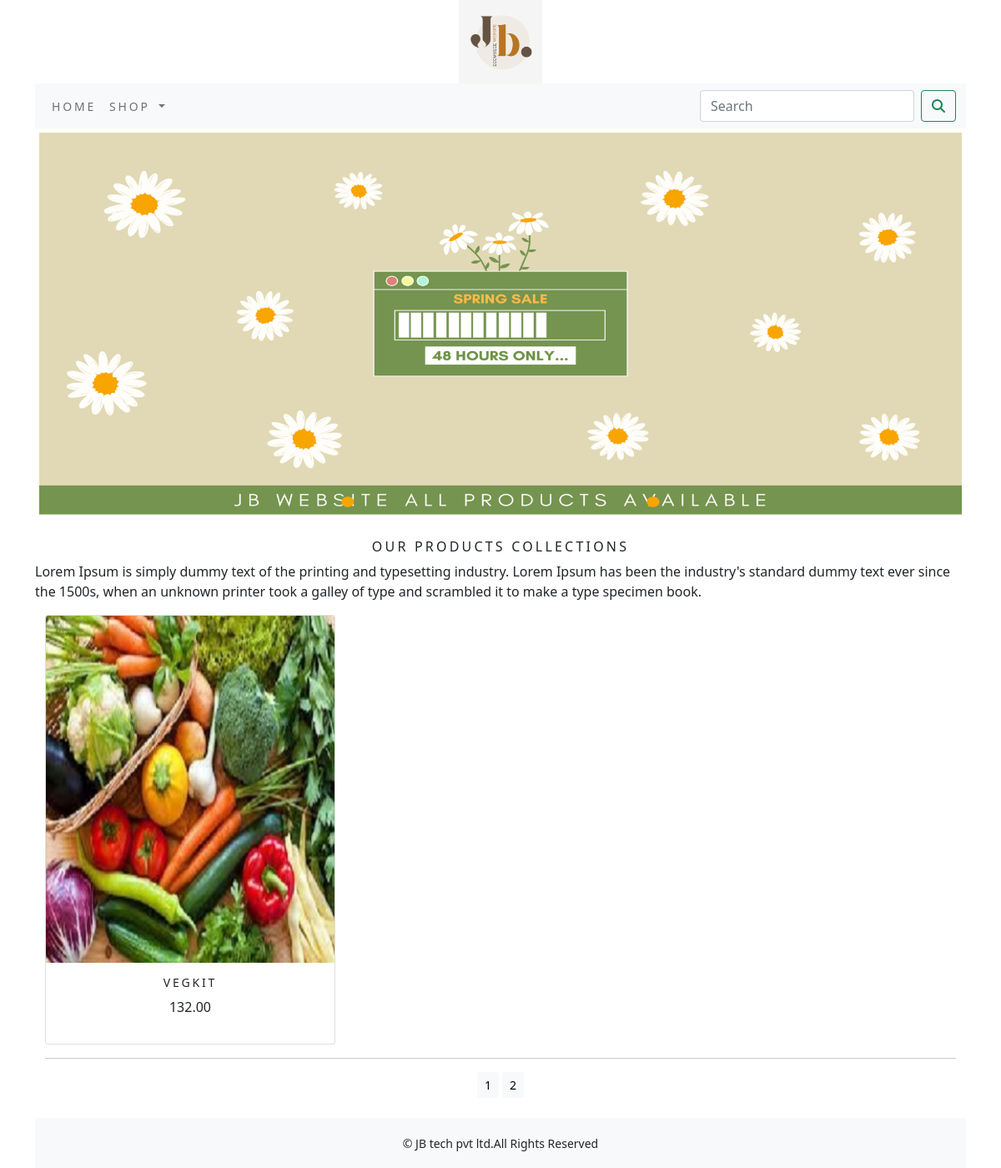
Screenshot of /shop/?page=2 with the database file from the repository.
### shop/models.py (models this page shows, shortened)
class Product(models.Model):
    name = models.CharField(max_length=250, unique=True)
    slug = models.SlugField(max_length=250, unique=True)
    description = models.TextField(blank=True)
    price=models.DecimalField(max_digits=10,decimal_places=2)
    category=models.ForeignKey(Category,on_delete=models.CASCADE)
    image = models.ImageField(upload_to='product', blank=True)
    stock=models.IntegerField()
    available=models.BooleanField(default=True)
    created=models.DateTimeField(auto_now_add=True)
    updated=models.DateTimeField(auto_now=True)
    class Meta:
        ordering = ('name',)
        verbose_name = 'product'
        verbose_name_plural = 'products'
    def get_url(self):
        return reverse('shop:prodCatdetail',args=[self.category.slug,self.slug])

### shop/views.py (the view)
# urls.py: path('',views.allProdCat,name='allProdCat'),
def allProdCat(request,c_slug=None):
    c_page=None
    products_list=None
    if c_slug!=None:
        c_page=get_object_or_404(Category,slug=c_slug)
        products_list=Product.objects.all().filter(category=c_page,available=True)
    else:
        products_list=Product.objects.all().filter(available=True)
    paginator=Paginator(products_list,6)
    try:
        page=int(request.GET.get('page','1'))
    except:
        page=1
    try:
        products=paginator.page(page)
    except  (EmptyPage,InvalidPage):
        products=paginator.page(Paginator.num_pages)
    return render(request,"category.html",{'category':c_page,'products':products})

### cart/context_processors.py (called while the page is built)
def counter(request):
    item_count=0
    if 'admin' in request.path:
        return {}
    else:
        try:
            cart=Cart.objects.filter(cart_id=_cart_id(request))
            car_items=CartItem.objects.all().filter(cart=cart[:1])
            for cart_item in car_items:
                item_count+=cart_item.quantity
        except Cart.DoesNotExist:
            item_count=0
    return dict(item_count=item_count)

### cart/views.py (called while the page is built)
def _cart_id(request):
    cart=request.session.session_key
    if not cart:
        cart=request.session.create()
    return cart

### shop/context_processors.py (called while the page is built)
def menu_links(request):
    links=Category.objects.all()
    return dict(links=links)

### shop/models.py (called while the page is built)
    def get_url(self):
        return reverse('shop:product_by_category',args=[self.slug])

### templates/category.html (shortened to what this page needs)
{% extends 'base.html' %}
{% load static %}
{% block content %}
         <div class="mx_auto">
             {% if category %}
                 <img class="my_image" src="{{category.image.url}}" alt="{{category.name}}">
         </div>
         <div>
           <h1 class="text-center my_title">{{category.name}}</h1>
           <p class="text-justify">{{category.description}}</p>
         </div>
             {% else %}
         <div>
           <img class="my_image my_image_padding" src="{% static 'img/banner.png' %}" alt="Our Products" width="1350px">
         </div>
         <br>
         <div>
             <h1 class="text-center my_title">Our Products Collections</h1>
             <p class="text-justify">Lorem Ipsum is simply dummy text of the printing and typesetting industry.
                 Lorem Ipsum has been the industry's standard dummy text ever since the 1500s,
                 when an unknown printer took a galley of type and scrambled it to make a type specimen book.</p>
         </div>
         {% endif %}
         <div class="container">
             <div class="row mx_auto">
                 {% for product in products.object_list %}
                 <div class="my_bottom_margin col-9 col-sm-12 col-md-4 col-lg-4">
                     <div class="card text-center" style="min-width:18rem;">
                         <a href="{{product.get_url}}"><img class="card-img-top my_image"src="{{product.image.url}}" alt="{{product.name}}"></a>
                <div class="card-body">
                    <h4> {{product.name}}</h4>
                    <p>{{product.price}}</p>
                </div>
                    </div>
                </div>
                {% endfor %}
             </div>
             <div class="mx_auto">
                 {% if products.paginator.num_pages > 1 %}
                 <hr>
                 <div class="text-center">
                     {% for pg in products.paginator.page_range %}
                     <a href="?page={{pg}}" class="btn btn-light btn-sm" {% if products.number == pg %} active {% endif %}>{{pg}}</a>
                     {% endfor %}
                 </div>
                 {% endif %}
             </div>
             <br>
         </div>
{% endblock %}

### static/css/custom.css (style rules this page uses)
body { font-family: 'Roboto', sans-serif; }
.my_image { width:100%; height:auto; }
.my_title { font-size:16px; text-transform:uppercase; letter-spacing:.2em; }
.my_image_padding { padding:5px; }
.my_bottom_margin { margin_bottom:10x; }
.card-body h4 { font-size:14px; text-transform:uppercase; letter-spacing:.2em; }

### rows the page displays
Product: image (picture), name "VEGKIT", price "132.00"

### other values shown
{{ pg }} "1" "2"
